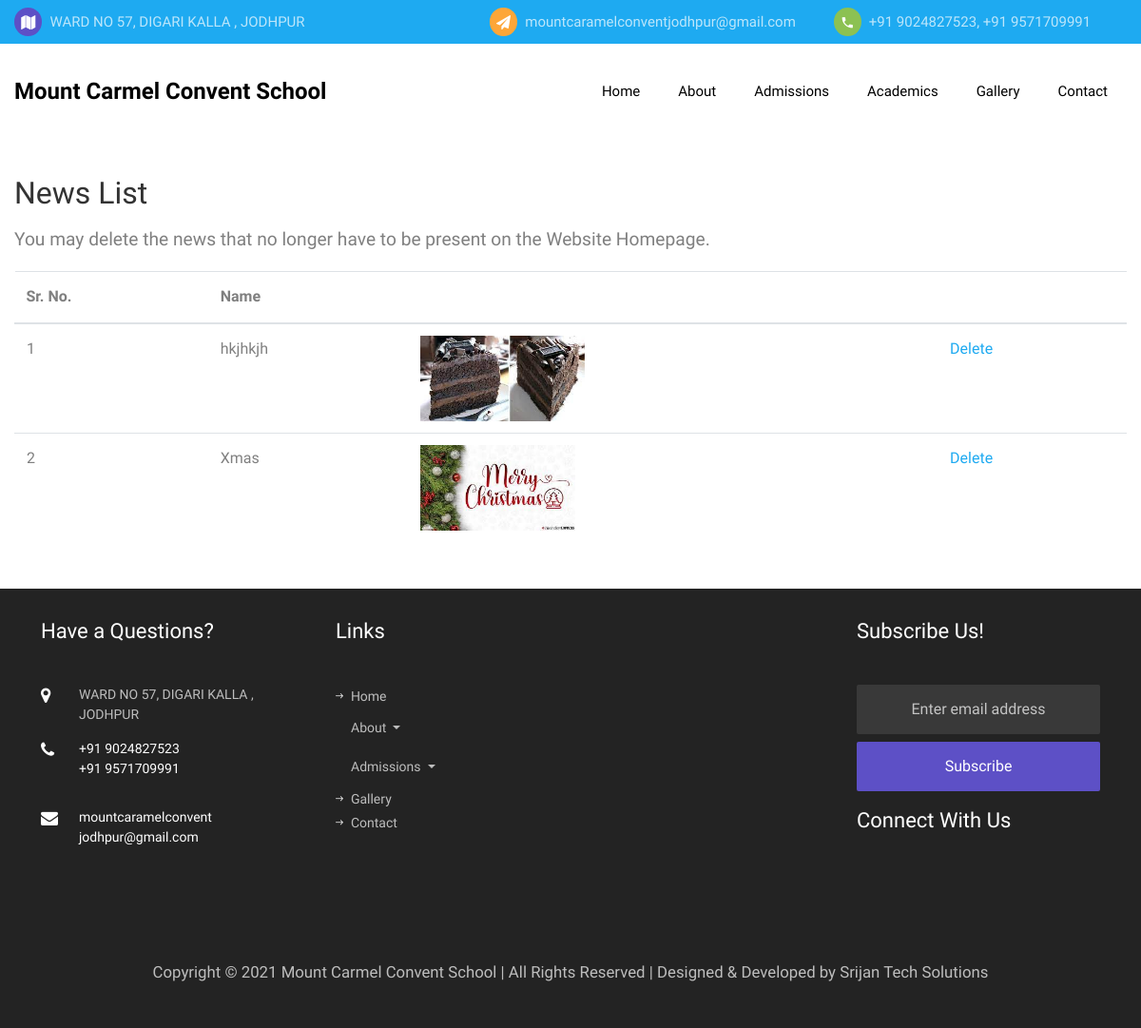
/news/list, run on the app's committed database.
### home/models.py (models this page shows, shortened)
class news(models.Model):
    title = models.CharField(max_length=15)
    description = models.TextField(blank=True)
    date = models.DateField(default=datetime.date.today)
    news_image = models.FileField(upload_to='news/')
    news_file = models.FileField(upload_to='news/', blank=True)

### home/views.py (the view)
# urls.py: path("news/list", views.news_list, name='news-list'),
def news_list(request):
    items = news.objects.all()
    return render(request, 'home/news_list.html', {'items': items} )

### home/templates/home/news_list.html (shortened to what this page needs)
{% extends 'index.html' %}
{% block body %}
    <nav class="navbar navbar-expand-lg navbar-dark bg-dark ftco_navbar ftco-navbar-light" id="ftco-navbar">
	    <div class="container d-flex align-items-center">
	    	<a class="navbar-brand" href="{% url 'home:index' %}"> Mount Carmel Convent School </a>
	      <div class="collapse navbar-collapse" id="ftco-nav">
	        <ul class="navbar-nav ml-auto">
	        	<li class="nav-item"><a href="{% url 'home:index' %}" class="nav-link pl-0">Home</a></li>
	        	<li class="nav-item"><a href="{% url 'home:about' %}" class="nav-link">About</a></li>
	        	<li class="nav-item"><a href="#" class="nav-link"> Admissions </a></li>
	        	<li class="nav-item"><a href="#" class="nav-link"> Academics </a></li>
	        	<li class="nav-item"><a href="{% url 'home:gallery' %}" class="nav-link"> Gallery </a></li>
	          <li class="nav-item"><a href="{% url 'home:contact' %}" class="nav-link">Contact</a></li>
	        </ul>
	      </div>
	    </div>
	  </nav>
<section class="probootstrap-section" style="padding:2em 0;">
        <div class="container">
		<h2> News List </h2>
        <p>   You may delete the news that no longer have to be present on the Website Homepage.
        </p>
                <table class="table">
						  <thead class="thead-primary">
						    <tr>
						      <th> Sr. No. </th>
						      <th> Name   </th>
						      <th> &nbsp;  </th>
						      <th> &nbsp;  </th>
						    </tr>
						  </thead>
						  <tbody>
						    {% for item in items %}
						    <tr class="alert" role="alert">
						        <td> {{ forloop.counter }} </td>
						      <td> 	<div class="email">
						      		     {{ item.title }} <br>
						      	    </div>
						      </td>
						      <td>
						          <img src="{{ item.news_image.url }}" height="90px" > </img>
						      </td>
						      <td>
				            	<a href="{% url 'home:news-del'  item.pk %}">
				            	  Delete
				        	  </td>
						    </tr>
                            {% endfor %}
						  </tbody>
						</table>
   </div>
</section>
{% endblock %}

### home/templates/home/news_list.html (style rules this page uses)
p { font-size: larger; }

### data on the page
news: title "hkjhkjh", news_image (picture)
news: title "Xmas", news_image (picture)
